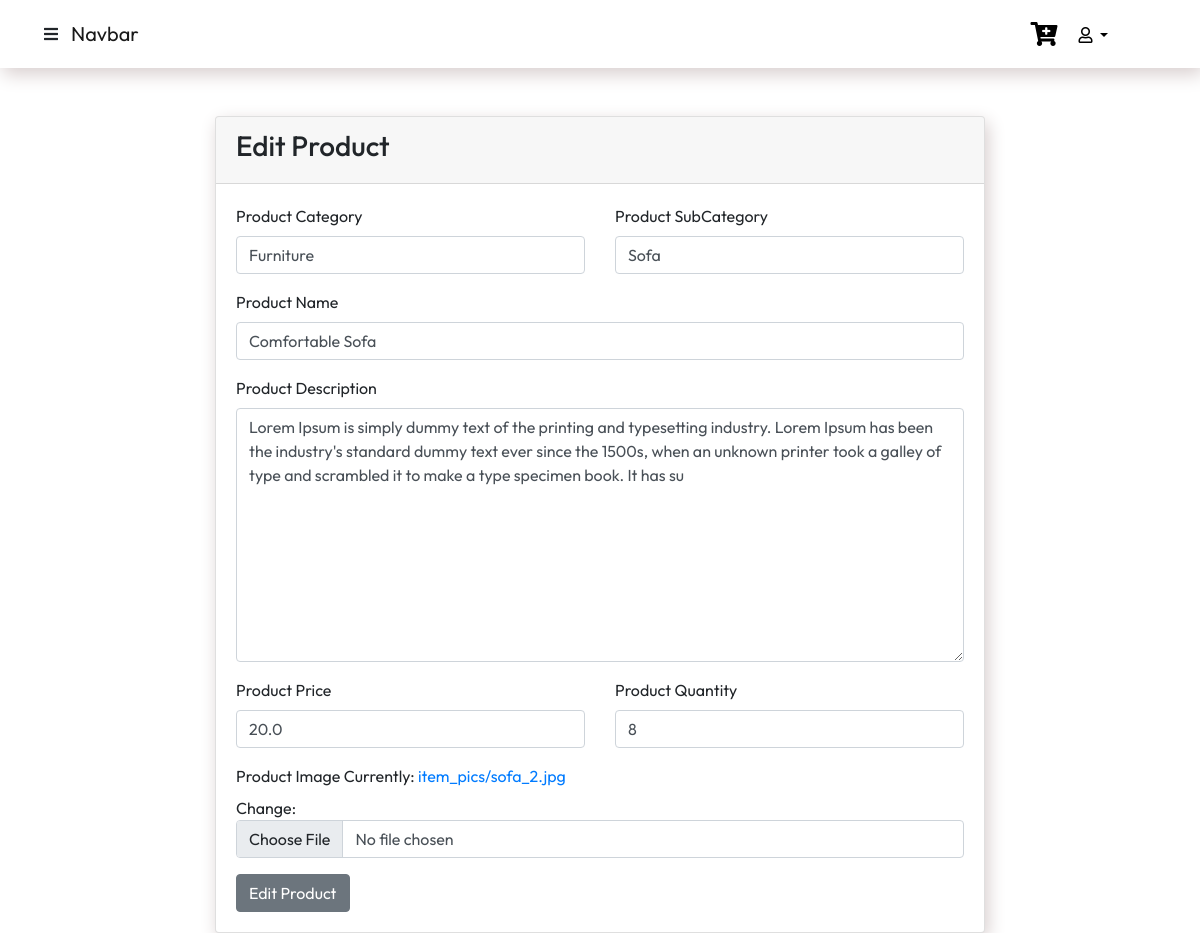
Before: /users/update-product/6 (signed in) with the older database file.
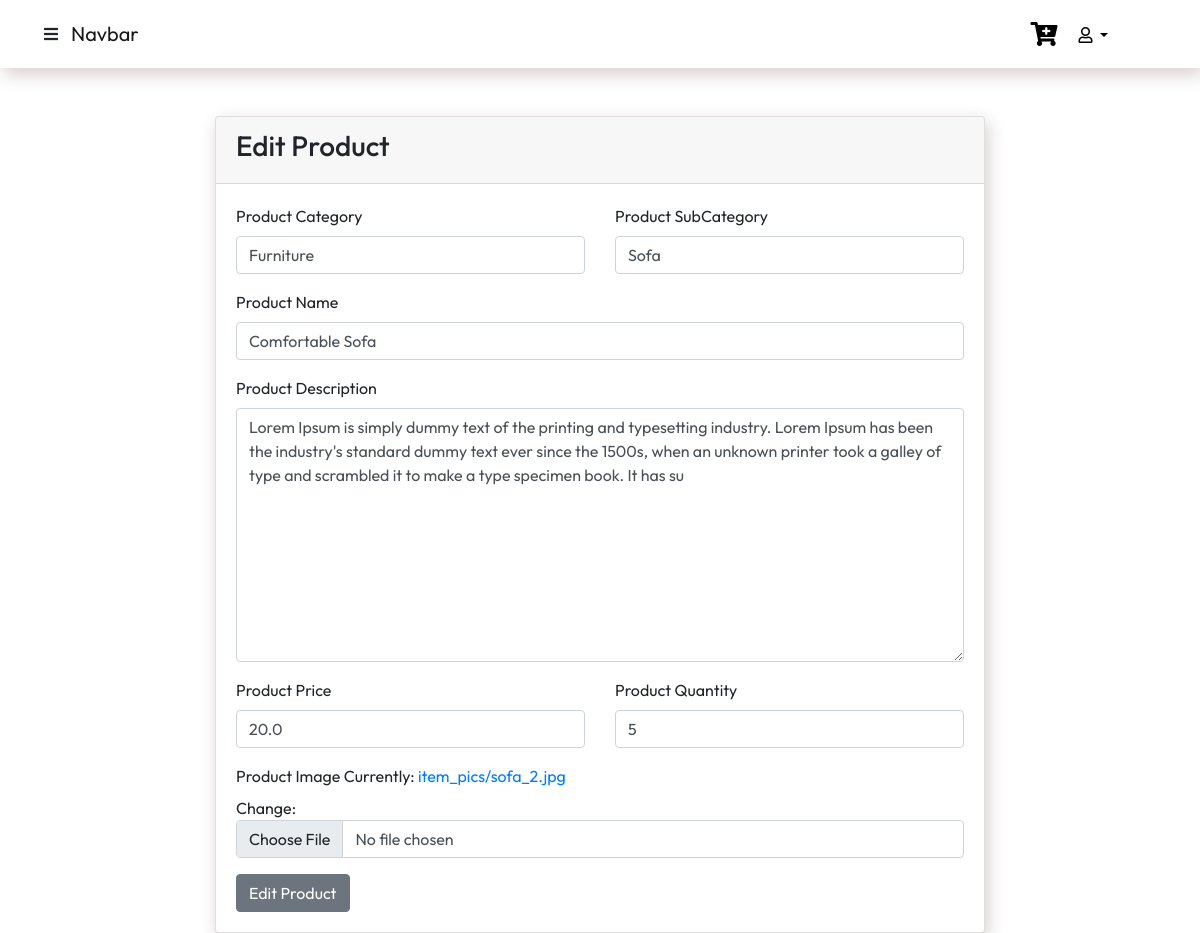
After: the same page with the newer database file.
### products/models.py (models this page shows, shortened)
class Product(models.Model):
    prod_cat = models.ForeignKey(Category, null=True, blank=True, on_delete=models.CASCADE)
    prod_sub = models.ForeignKey(Sub_Category, null=True, blank=True, on_delete=models.CASCADE)
    product_name = models.CharField(max_length=255, null=True, blank=True)
    product_desc = models.TextField(max_length=255, null=True, blank=True)
    prod_img = models.ImageField(upload_to="item_pics", default="nothing.jpg")
    product_price = models.FloatField(max_length=255, null=True, blank=True)
    product_quantity = models.IntegerField(null=True, blank=True)
    timePeriod = models.IntegerField(null=True,default=1)

### products/views.py (the view)
# urls.py: path('update-product/<int:pk>',views.UpdateProduct.as_view(), name="update-product"),
class UpdateProduct(LoginRequiredMixin,UserPassesTestMixin,SuccessMessageMixin,UpdateView):
    model = Product
    template_name = 'product/product_form.html'
    form_class = ProductForm
    success_url = reverse_lazy('products:product-list-template')
    success_message = 'Product Updated Successfully'
    def test_func(self):
        if self.request.user.user_role == "Admin":
            return True
        return False

### products/forms.py
class ProductForm(ModelForm):
    class Meta:
        model = models.Product
        exclude = ["timePeriod"]

### products/models.py (called while the page is built)
    def __str__(self):
        return self.cat_name

    def __str__(self):
        return self.sub_category

### products/templates/product/product_form.html (shortened to what this page needs)
{% extends 'base.html' %} {% block body %}
<div class="row">
    <div class="col-lg-8 mx-auto">
        <div class="card prod-card">
            <div class="card-header">
                {% if form.instance.pk %}
                <h3>Edit Product</h3>
                {% else %}
                <h3>Add Product</h3> {% endif %}
            </div>
            <div class="card-body">
                <form method="post">
                    <div class="form-group">
                        <div class="row">
                            <div class="col-lg-6">
                                <label for="category">Product Category</label> {{form.prod_cat}}
                            </div>
                            <div class="col-lg-6">
                                <label for="subcategory">Product SubCategory</label> {{form.prod_sub}}
                            </div>
                        </div>
                    </div>
                    <div class="form-group">
                        <label for="name">Product Name</label> {{form.product_name}}
                    </div>
                    <div class="form-group">
                        <label for="desc">Product Description</label> {{form.product_desc}}
                    </div>
                    <div class="form-group">
                        <div class="row">
                            <div class="col-lg-6">
                                <label for="price">Product Price</label> {{form.product_price}}
                            </div>
                            <div class="col-lg-6">
                                <label for="quantity">Product Quantity</label> {{form.product_quantity}}
                            </div>
                        </div>
                    </div>
                    <div class="form-group">
                        <label for="image">Product Image</label> {{form.prod_img}}
                    </div>
                    {% if form.instance.pk %}
                    <button type="submit" class="btn btn-secondary">Edit Product</button> {% else %}
                    <button type="submit" class="btn btn-primary">Add Product</button> {% endif %}
                </form>
            </div>
        </div>
    </div>
</div>
{% endblock %}

Changed rows visible on the page:
changed Product "Furniture": product_quantity "8" → "5"
